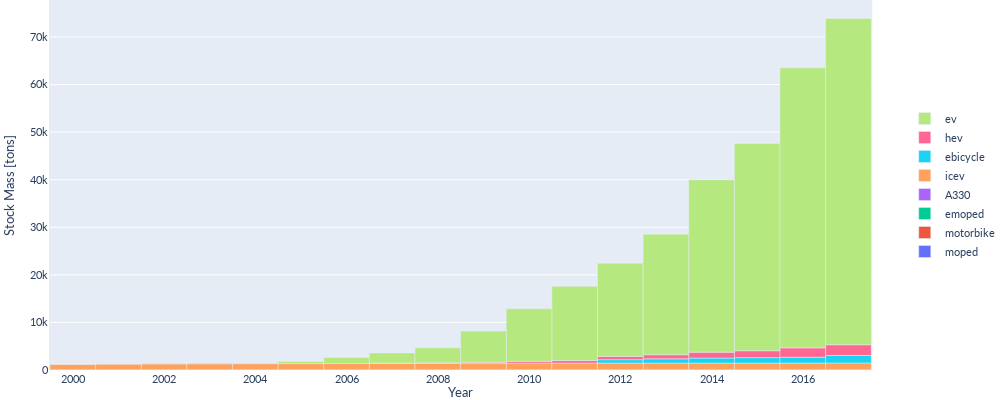

Notebook code cell kept with this figure:
### Code cell
### include and exclude are kinda mutually exclusive, be sane.
stocks.PlotMass1Dim(mat, 
                    Dim=['Vehicle'], 
                    materials = dict(include = ['All'], exclude = [None]),
                    matgroup = dict(include = ['Critical Raw Materials, CRM'], exclude = [None]),
                    vehicles = dict(include = ['All'], exclude = [None]),
                    classes = dict(include = ['All'], exclude = [None]),
                    domain = dict(include = ['Passenger'], exclude = [None]),
#                     category_orders={'Class':['Inlandvessels','Seavessels','Cars','Utilitycars','Bicycles','Transit','Aircraft'][::-1]},
                    ylabel='Stock Mass [tons]',
                    w=1000,
                    h=400,
                    )

### Figure 1 — Plotly figure (JSON) as saved in the notebook; plotly's stock layout.template omitted (floating-point values rounded to 4 significant figures)
{"data": [{"alignmentgroup": "True", "hoverlabel": {"namelength": 0}, "hovertemplate": "Vehicle=moped<br>Year=%{x}<br>Mass=%{y}", "legendgroup": "Vehicle=moped", "marker": {"color": "#636efa"}, "name": "moped", "offsetgroup": "Vehicle=moped", "orientation": "v", "showlegend": true, "textposition": "auto", "type": "bar", "x": [2007, 2016, 2015, 2008, 2014, 2013, 2009, 2012, 2011, 2017, 2010], "xaxis": "x", "y": [0.09197, 0.1453, 0.1425, 0.1015, 0.1401, 0.1382, 0.1126, 0.1356, 0.1317, 0.1483, 0.1228], "yaxis": "y"}, {"alignmentgroup": "True", "hoverlabel": {"namelength": 0}, "hovertemplate": "Vehicle=motorbike<br>Year=%{x}<br>Mass=%{y}", "legendgroup": "Vehicle=motorbike", "marker": {"color": "#EF553B"}, "name": "motorbike", "offsetgroup": "Vehicle=motorbike", "orientation": "v", "showlegend": true, "textposition": "auto", "type": "bar", "x": [2010, 2007, 2008, 2009, 2011, 2012, 2013, 2014, 2015, 2016, 2006, 2005, 2017, 2003, 2001, 2000, 2004, 2002], "xaxis": "x", "y": [0.1629, 0.1481, 0.1528, 0.1581, 0.1664, 0.1693, 0.171, 0.1713, 0.1709, 0.1711, 0.144, 0.1397, 0.1721, 0.1282, 0.1131, 0.1067, 0.1342, 0.1193], "yaxis": "y"}, {"alignmentgroup": "True", "hoverlabel": {"namelength": 0}, "hovertemplate": "Vehicle=emoped<br>Year=%{x}<br>Mass=%{y}", "legendgroup": "Vehicle=emoped", "marker": {"color": "#00cc96"}, "name": "emoped", "offsetgroup": "Vehicle=emoped", "orientation": "v", "showlegend": true, "textposition": "auto", "type": "bar", "x": [2010, 2009, 2008, 2014, 2015, 2007, 2011, 2016, 2017, 2013, 2012], "xaxis": "x", "y": [0.5692, 0.3666, 0.2328, 1.45, 1.73, 0.1652, 0.8303, 2.037, 2.293, 1.303, 1.063], "yaxis": "y"}, {"alignmentgroup": "True", "hoverlabel": {"namelength": 0}, "hovertemplate": "Vehicle=A330<br>Year=%{x}<br>Mass=%{y}", "legendgroup": "Vehicle=A330", "marker": {"color": "#ab63fa"}, "name": "A330", "offsetgroup": "Vehicle=A330", "orientation": "v", "showlegend": true, "textposition": "auto", "type": "bar", "x": [2003, 2012, 2006, 2002, 2011, 2015, 2001, 2016, 2017, 2013, 2014, 2000, 2008, 2005, 2010, 2004, 2007, 2009], "xaxis": "x", "y": [35.05, 30.97, 30.97, 31.4, 31.18, 30.0, 31.61, 30.64, 31.5, 31.29, 30.75, 30.64, 31.72, 31.29, 32.47, 33.98, 31.61, 33.66], "yaxis": "y"}, {"alignmentgroup": "True", "hoverlabel": {"namelength": 0}, "hovertemplate": "Vehicle=icev<br>Year=%{x}<br>Mass=%{y}", "legendgroup": "Vehicle=icev", "marker": {"color": "#FFA15A"}, "name": "icev", "offsetgroup": "Vehicle=icev", "orientation": "v", "showlegend": true, "textposition": "auto", "type": "bar", "x": [2007, 2015, 2008, 2013, 2004, 2002, 2014, 2005, 2012, 2001, 2000, 2006, 2010, 2003, 2009, 2011, 2016, 2017], "xaxis": "x", "y": [1344.0, 1429.0, 1373.0, 1441.0, 1287.0, 1250.0, 1429.0, 1302.0, 1438.0, 1218.0, 1182.0, 1321.0, 1405.0, 1277.0, 1397.0, 1420.0, 1431.0, 1442.0], "yaxis": "y"}, {"alignmentgroup": "True", "hoverlabel": {"namelength": 0}, "hovertemplate": "Vehicle=ebicycle<br>Year=%{x}<br>Mass=%{y}", "legendgroup": "Vehicle=ebicycle", "marker": {"color": "#19d3f3"}, "name": "ebicycle", "offsetgroup": "Vehicle=ebicycle", "orientation": "v", "showlegend": true, "textposition": "auto", "type": "bar", "x": [2015, 2014, 2012, 2013, 2016, 2017], "xaxis": "x", "y": [1136.0, 1049.0, 699.2, 874, 1224.0, 1573.0], "yaxis": "y"}, {"alignmentgroup": "True", "hoverlabel": {"namelength": 0}, "hovertemplate": "Vehicle=hev<br>Year=%{x}<br>Mass=%{y}", "legendgroup": "Vehicle=hev", "marker": {"color": "#FF6692"}, "name": "hev", "offsetgroup": "Vehicle=hev", "orientation": "v", "showlegend": true, "textposition": "auto", "type": "bar", "x": [2015, 2007, 2016, 2017, 2010, 2014, 2011, 2009, 2013, 2008, 2012], "xaxis": "x", "y": [1448.0, 68.7, 1965.0, 2252.0, 375.7, 1235.0, 535.0, 222.5, 857.5, 107.2, 674.3], "yaxis": "y"}, {"alignmentgroup": "True", "hoverlabel": {"namelength": 0}, "hovertemplate": "Vehicle=ev<br>Year=%{x}<br>Mass=%{y}", "legendgroup": "Vehicle=ev", "marker": {"color": "#B6E880"}, "name": "ev", "offsetgroup": "Vehicle=ev", "orientation": "v", "showlegend": true, "textposition": "auto", "type": "bar", "x": [2015, 2003, 2011, 2017, 2006, 2014, 2010, 2000, 2009, 2012, 2002, 2001, 2005, 2004, 2013, 2007, 2008, 2016], "xaxis": "x", "y": [43570.0, 144.7, 15600.0, 68580.0, 1289.0, 36230.0, 11060.0, 11.18, 6535.0, 19600.0, 121.8, 16.21, 466.4, 144.7, 25340.0, 2146.0, 3156.0, 58850.0], "yaxis": "y"}], "layout": {"bargap": 0, "barmode": "relative", "font": {"family": "Lato, sans serif", "size": 11}, "height": 400, "legend": {"tracegroupgap": 0, "traceorder": "reversed", "y": 0.5}, "margin": {"b": 30, "l": 50, "pad": 1, "r": 0, "t": 0}, "width": 1000, "xaxis": {"anchor": "y", "domain": [0, 0.98], "title": {"text": "Year"}}, "yaxis": {"anchor": "x", "domain": [0, 1], "title": {"text": "Stock Mass [tons]"}}}}
